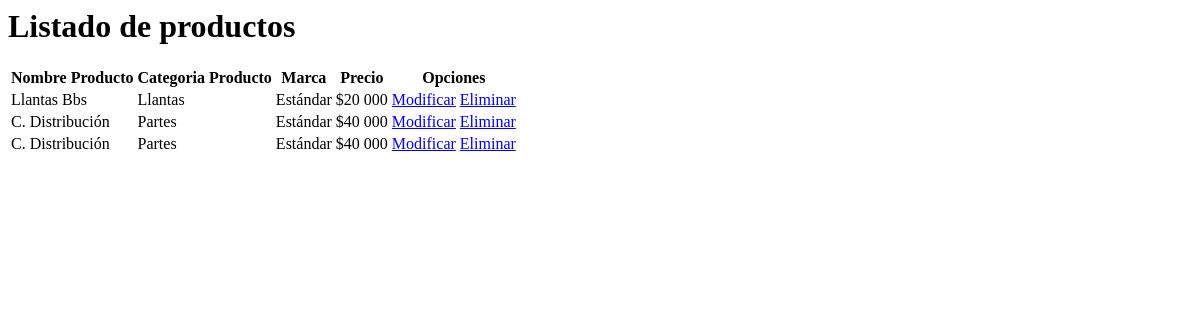
The app's page /listar-crud/ (signed in), older data.
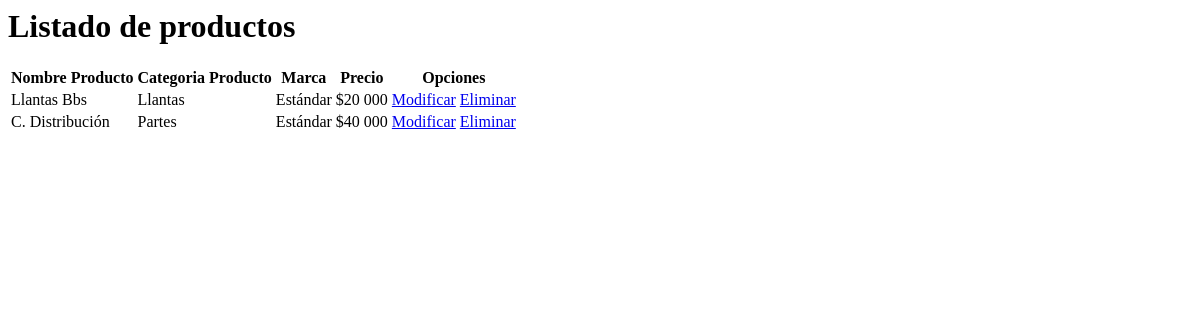
The same page, newer data.
### productos/models.py (models this page shows, shortened)
class Producto(models.Model):
    nombreP=models.CharField(max_length=30)
    categoriaP=models.CharField(max_length=30)
    modelovehiculoP=models.CharField(max_length=30)
    precioP=models.IntegerField()
    imagen = models.ImageField(upload_to="productos", null=True)

### productos/views.py (the view)
# urls.py: path('listar-crud/', views.listarCrud, name='listar_crud'),
@permission_required('productos.can_view_crud')
def listarCrud(request):
    productos = Producto.objects.all()
    data = {
        'productos': productos
    }
    return render(request, 'productos/listarCrud.html', data)

### productos/context_processor.py (called while the page is built)
def total_carrito(request):
    total = 0
    if request.user.is_authenticated:
        if "carrito" in request.session.keys():
            for key, value in request.session["carrito"].items():
                total += int(value["acumulado"])
    return {"total_carrito": total}

### productos/templates/productos/listarCrud.html (shortened to what this page needs)
{% block contenido %}
{% load humanize %}
<div id="tabla-productos">
    <div>
        <h1 id="tit-listado-curd">Listado de productos</h1>
        <table class="table table-striped table-hover table-responsive-sm">
            <tr>
                <th>Nombre Producto</th>
                <th>Categoria Producto</th>
                <th>Marca</th>
                <th>Precio</th>
                <th>Opciones</th>
            </tr>
            {% for p in productos %}
            <tr>
                <td>{{ p.nombreP | title }}</td>
                <td>{{ p.categoriaP | title }}</td>
                <td>{{ p.modelovehiculoP | title }}</td>
                <td>${{ p.precioP | intcomma }}</td>
                <td>
                    <a href="{% url 'modificar_crud' p.id %}" class="btn btn-info btn-sm" style="height: 30px; width: 85px;">Modificar</a>
                    <a href="#" onclick="eliminarProducto({{ p.id }})" class="btn btn-danger btn-sm" style="height: 30px; width: 85px;">Eliminar</a>
                </td>
            </tr>
            {% endfor %}
        </table>
    </div>
</div>
{% endblock %}

Row changes from the older to the newer data that the page shows:
removed Producto: nombreP "C. Distribución", categoriaP "Partes", modelovehiculoP "Estándar", precioP "40 000", {{ p.id }} 30 (drawn)
